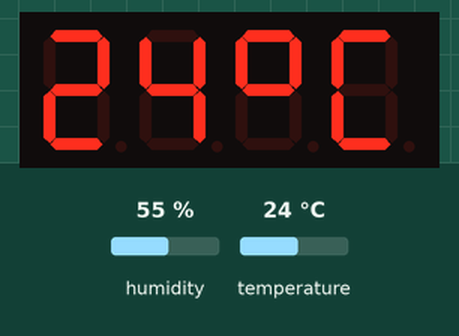
Bench run of a sketch on a simulated Arduino Uno, built with avr-gcc and run on an emulated ATmega328P. Parts: 4-digit seven-segment display. The inputs (shaded band) are chosen by the test bench; at power-on: temperature 24 °C, humidity 55 %.

Above: at 2.9 s.
3.0 s: temperature set to 12 °C
At 5.4 s:
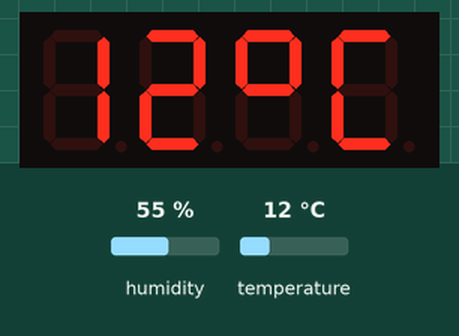
5.8 s: temperature set to 19 °C
At 7.5 s:
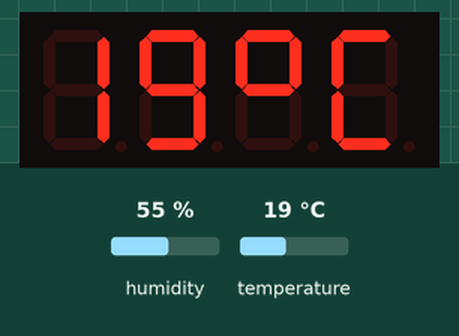
8.6 s: temperature set to 28 °C
At 11.3 s:
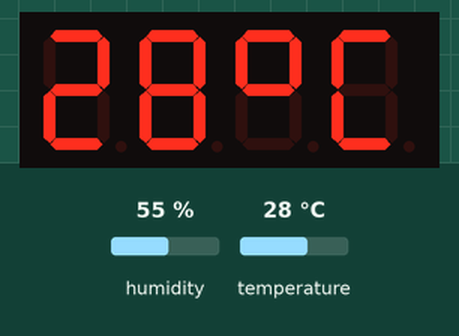
Timing chart, 0 to 12.8 s (numbered marks = the images above; inputs shaded):
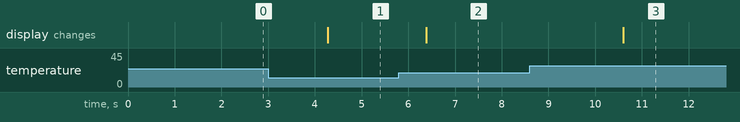

Measured:
- after the input at 3.0 s, the display: changes after 1.3 s (image 1)
- after the input at 5.8 s, the display: changes after 0.58 s (image 2)
- after the input at 8.6 s, the display: changes after 2.0 s (image 3)

The sketch:

temp_c.ino
```cpp
#include <DHT.h>
#include <TM1637Display.h>

// Define the connections pins
#define CLK 2
#define DIO 3
TM1637Display display(CLK, DIO); // Create an instance of the TM1637Display

// Create the °C Symbol
const uint8_t Celsius[] = {
  SEG_A | SEG_B | SEG_F | SEG_G,  // Circle
  SEG_A | SEG_D | SEG_E | SEG_F   // C
};

// Uncomment the type of sensor you are using
//#define DHTTYPE DHT11         // DHT 11
#define DHTTYPE DHT22          // DHT 22
#define DHTPIN 5

DHT dht = DHT(DHTPIN , DHTTYPE); // Create an DHT object


void setup() {
  display.setBrightness(5);  // Set the display brightness (0-7)
  dht.begin(); // Setup the DHT sensor
};


void loop() {
  display.clear();           // Clear the display

  // Read the temperature as Celsius from the sensor
  int temp = dht.readTemperature();

  // Display the temperature in Celsius
  display.showNumberDec(temp, false, 2, 0);
  display.setSegments(Celsius, 2, 2);

  delay(1000);
};
```
